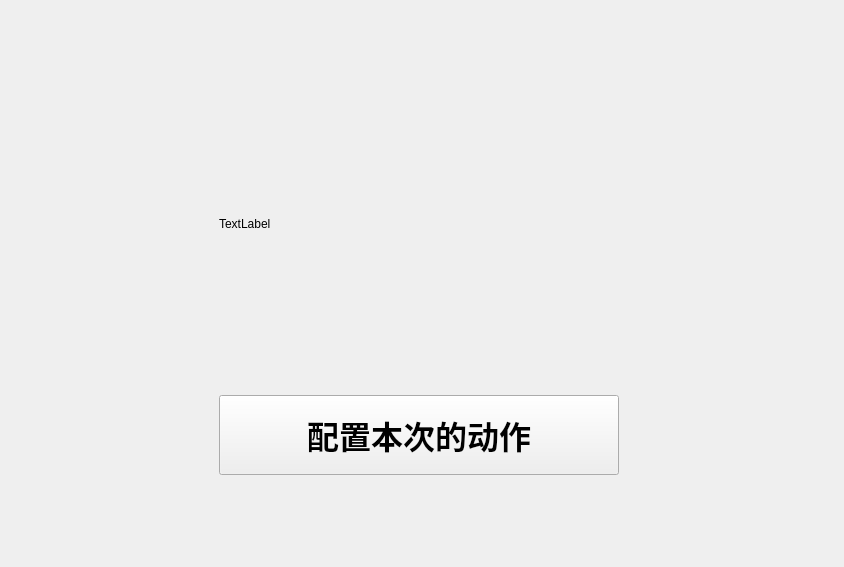
<?xml version="1.0" encoding="UTF-8"?>
<ui version="4.0">
 <class>StartMainWindow</class>
 <widget class="QMainWindow" name="StartMainWindow">
  <property name="geometry">
   <rect>
    <x>0</x>
    <y>0</y>
    <width>844</width>
    <height>567</height>
   </rect>
  </property>
  <property name="windowTitle">
   <string>MainWindow</string>
  </property>
  <widget class="QWidget" name="centralwidgetWhole">
   <layout class="QGridLayout" name="gridLayout">
    <item row="1" column="1">
     <layout class="QVBoxLayout" name="verticalLayout">
      <item>
       <widget class="QLabel" name="labelConfigPicture">
        <property name="sizePolicy">
         <sizepolicy hsizetype="Expanding" vsizetype="Expanding">
          <horstretch>0</horstretch>
          <verstretch>0</verstretch>
         </sizepolicy>
        </property>
        <property name="minimumSize">
         <size>
          <width>400</width>
          <height>250</height>
         </size>
        </property>
        <property name="maximumSize">
         <size>
          <width>1600</width>
          <height>1000</height>
         </size>
        </property>
        <property name="text">
         <string>TextLabel</string>
        </property>
       </widget>
      </item>
      <item>
       <spacer name="verticalSpacer">
        <property name="orientation">
         <enum>Qt::Vertical</enum>
        </property>
        <property name="sizeType">
         <enum>QSizePolicy::Expanding</enum>
        </property>
        <property name="sizeHint" stdset="0">
         <size>
          <width>80</width>
          <height>40</height>
         </size>
        </property>
       </spacer>
      </item>
      <item>
       <widget class="QPushButton" name="pushButtonConfig">
        <property name="sizePolicy">
         <sizepolicy hsizetype="Expanding" vsizetype="Expanding">
          <horstretch>2</horstretch>
          <verstretch>0</verstretch>
         </sizepolicy>
        </property>
        <property name="minimumSize">
         <size>
          <width>400</width>
          <height>80</height>
         </size>
        </property>
        <property name="maximumSize">
         <size>
          <width>1600</width>
          <height>160</height>
         </size>
        </property>
        <property name="font">
         <font>
          <pointsize>24</pointsize>
          <weight>75</weight>
          <bold>true</bold>
         </font>
        </property>
        <property name="text">
         <string>配置本次的动作</string>
        </property>
       </widget>
      </item>
     </layout>
    </item>
    <item row="2" column="1" colspan="2">
     <spacer name="verticalSpacer_4">
      <property name="orientation">
       <enum>Qt::Vertical</enum>
      </property>
      <property name="sizeHint" stdset="0">
       <size>
        <width>20</width>
        <height>40</height>
       </size>
      </property>
     </spacer>
    </item>
    <item row="0" column="0" rowspan="3">
     <spacer name="horizontalSpacer">
      <property name="orientation">
       <enum>Qt::Horizontal</enum>
      </property>
      <property name="sizeHint" stdset="0">
       <size>
        <width>40</width>
        <height>20</height>
       </size>
      </property>
     </spacer>
    </item>
    <item row="0" column="1">
     <spacer name="verticalSpacer_2">
      <property name="orientation">
       <enum>Qt::Vertical</enum>
      </property>
      <property name="sizeHint" stdset="0">
       <size>
        <width>20</width>
        <height>40</height>
       </size>
      </property>
     </spacer>
    </item>
    <item row="0" column="2" rowspan="2">
     <spacer name="horizontalSpacer_2">
      <property name="orientation">
       <enum>Qt::Horizontal</enum>
      </property>
      <property name="sizeHint" stdset="0">
       <size>
        <width>40</width>
        <height>20</height>
       </size>
      </property>
     </spacer>
    </item>
   </layout>
  </widget>
 </widget>
 <resources/>
 <connections/>
</ui>
